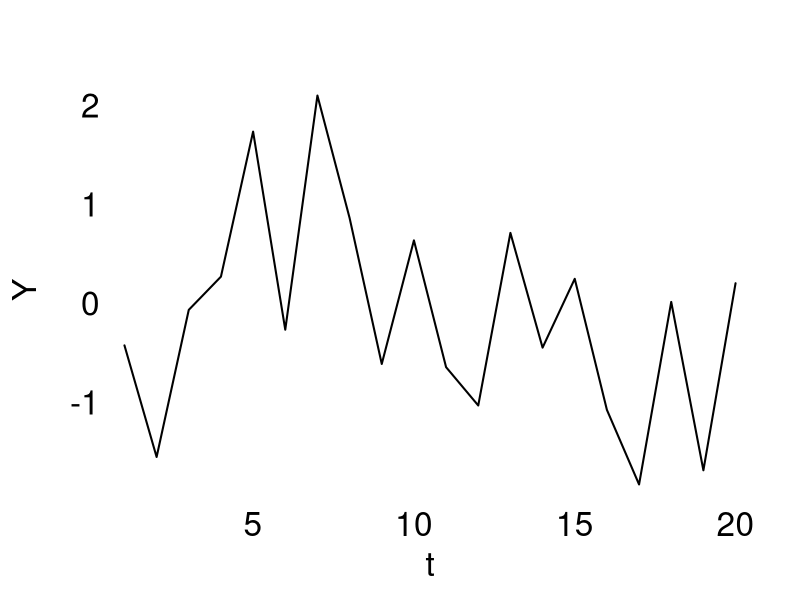
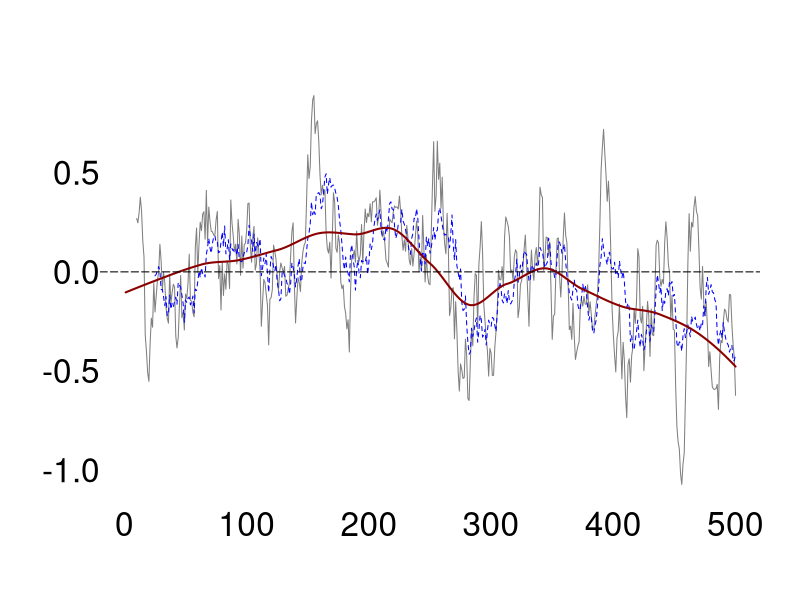
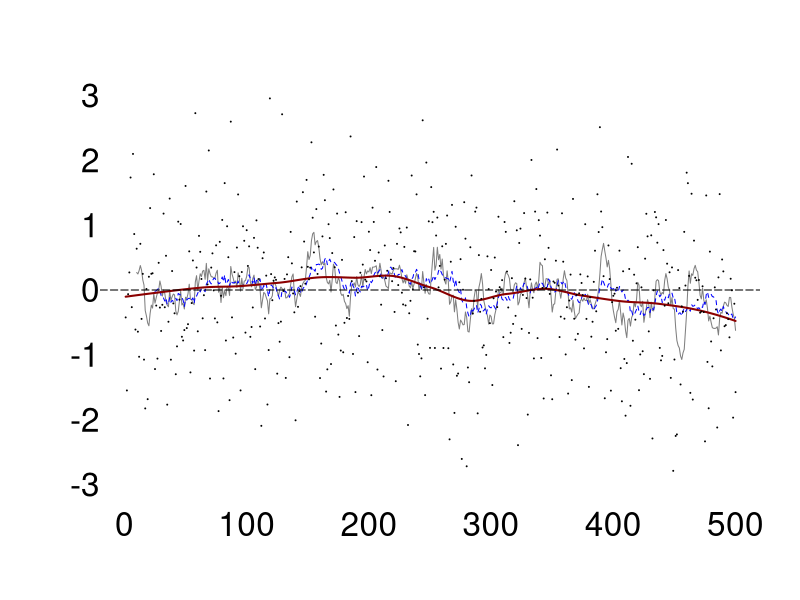

Recreate these plots in R, in order.
## Time-series data: Slutsky effect
par(mar=c(5,5,4,2),bty='n',las=1,cex.lab=2,cex.axis=2)
ma<-function(x,n)filter(x,rep(1/n,n),sides=1) 

set.seed(2018);x<-rnorm(500)
t<-1:500

# Plot part of data
plot(x[1:20],type='l',lwd=2,xlab='t',ylab='Y',axes=FALSE)
axis(1,tick=FALSE);axis(2,tick=FALSE,line=-1)

# Smooth data
ma10<-ma(x,10)
ma25<-ma(x,25)
lo<-loess(x~t,span=1/3)

plot(ma10,type='l',xlim=c(0,500),xlab='',ylab='',axes=FALSE,col='grey50')
axis(1,tick=FALSE);axis(2,tick=FALSE,line=-1)
lines(ma25,lty=2,col='blue')
lines(lo$fit,col="darkred", lwd=2)
abline(h=0,lty=5)


plot(ma10,type='l',xlim=c(0,500),ylim=c(-3,3),
     xlab='',ylab='',axes=FALSE,col='grey50')
axis(1,tick=FALSE);axis(2,tick=FALSE,line=-1)
lines(ma25,lty=2,col='blue')
lines(lo$fit,col="darkred", lwd=2)
abline(h=0,lty=5)
points(x,cex=.1)




